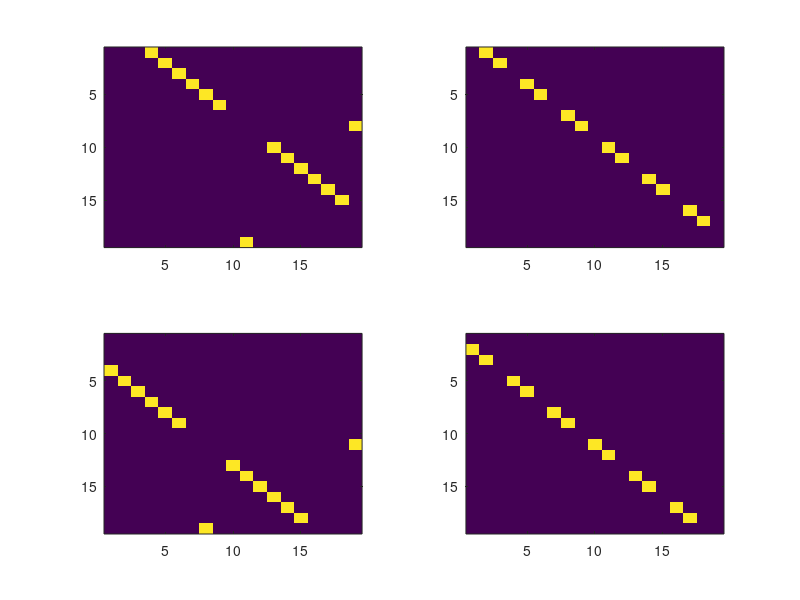
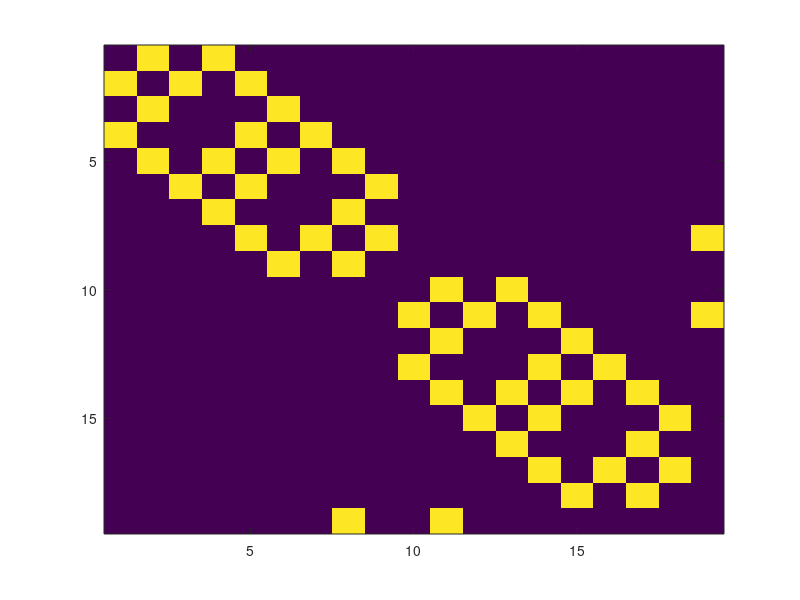

The MATLAB source for these figures, in order:
domain = [ ...
    '##################'; ...
    '#.......#........#'; ...
    '#................#'; ...
    '#.......#........#'; ...
    '##.######........#'; ...
    '#.......####.#####'; ...
    '#.......#........#'; ...
    '#................#'; ...
    '#.......#........#'; ...
    '##################'; ...
    ];

clust = [ ...
    '##################'; ...
    '#1111111#22222222#'; ...
    '#1111111222222222#'; ...
    '#1111111#22222222#'; ...
    '##1######22222222#'; ...
    '#3333333####4#####'; ...
    '#3333333#44444444#'; ...
    '#3333333344444444#'; ...
    '#3333333#44444444#'; ...
    '##################'; ...
    ];

% solway
domain = [...
    '...#...'; ...
    '.......'; ...
    '...#...'; ...
    ];
clust = [...
    '111#222'; ...
    '1113222'; ...
    '111#222'; ...
    ];


close all; 

S = numel(domain);

actions = {'right', 'down', 'left', 'up'};
dirs = {[0, 1], [1, 0], [0, -1], [-1, 0]};

A = numel(dirs);

T = zeros(S,S,A); % transitions (s,s') for each action a = 1..A
C = zeros(1,S); % clusters

for x = 1:size(domain,1)
    for y = 1:size(domain,2)
        if domain(x,y) ~= '.'
            continue;
        end

        s = sub2ind(size(domain), x, y);
        if clust(x,y) ~= '.'
            C(s) = num2str(clust(x,y));
        end
        for a = 1:A
            dir = dirs{a};
            x_new = x + dir(1);
            y_new = y + dir(2);
            if x_new < 1 || x_new > size(domain, 1) || y_new < 1 || y_new > size(domain, 2) || domain(x_new, y_new) ~= '.'
                continue;
            end
            s_new = sub2ind(size(domain), x_new, y_new);
            
            T(s, s_new, a) = 1;
        end
    end
end



[~, ord] = sort(C);
ord = ord(C(ord) > 0);

figure;
for a = 1:A
    subplot(2,2,a);
    imagesc(T(ord,ord,a));
end


avg_T = mean(T, 3);
figure;
imagesc(avg_T(ord, ord));